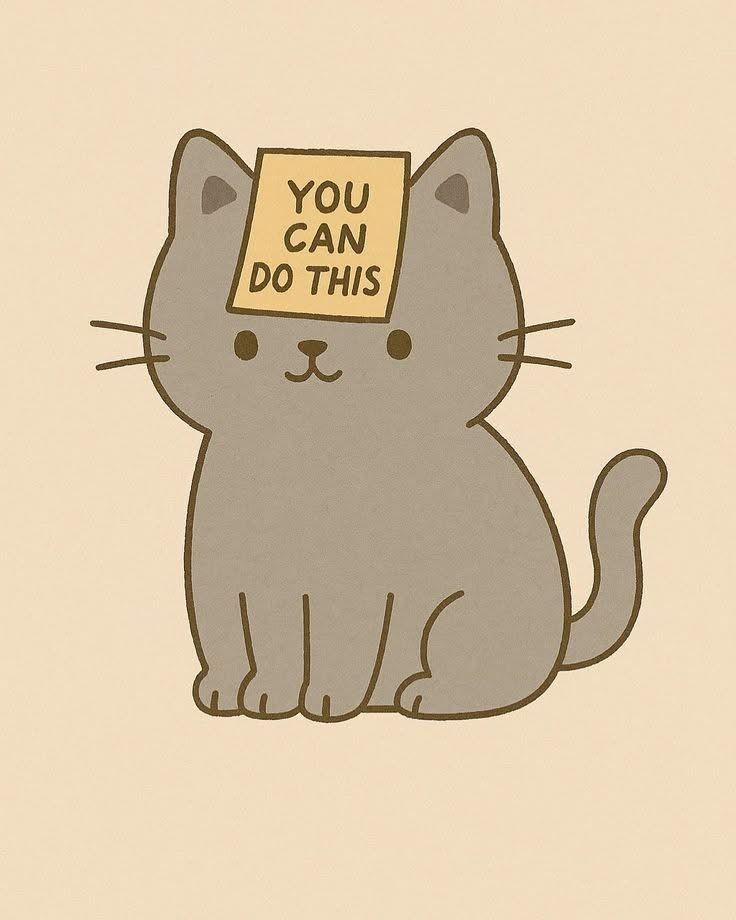
#> input picture slika.jpg, 736 x 920 px
$ python test.py
#> lines starting #> are read from the running program, lines starting #| are printed output that depends on the picture
### uvod_opencv.py
import numpy as np
#Napiši funkcijo, ki NE vrača podslik, ampak samo koliko podslik nastane
def razrezi_sliko(slika: np.ndarray, sirina_ps: int, visina_ps: int):
    podSlike = []
    visina = slika.shape[0]
    sirina = slika.shape[1]

    for y in range (0, visina, visina_ps):
        for x in range (0, sirina, sirina_ps):
            podslika = slika[y:y+visina_ps, x:x+sirina_ps]
            podSlike.append(podslika)
    return podSlike


def povecaj_za_faktor_2(slika: np.ndarray) -> np.ndarray:
    visina, sirina = slika.shape[:2]

    if len(slika.shape) == 3:
        nova_slika = np.zeros((visina*2, sirina*2, slika.shape[2]), dtype=slika.dtype)
    else:
        nova_slika = np.zeros((visina*2, sirina*2), dtype=slika.dtype)

    for i in range(visina):
        for j in range(sirina):

            nova_slika[2*i, 2*j] = slika[i, j]
            nova_slika[2*i+1, 2*j] = slika[i, j]
            nova_slika[2*i, 2*j+1] = slika[i, j]
            nova_slika[2*i+1, 2*j+1] = slika[i, j]

    return nova_slika

def zmanjsaj_za_faktor_2(slika: np.ndarray) -> np.ndarray:
    visina, sirina = slika.shape[:2]

    if visina % 2 != 0:
        slika = slika[1:, :]
        visina -= 1

    if sirina % 2 != 0:
        slika = slika[:, 1:]
        sirina -= 1

    nova_visina = visina // 2
    nova_sirina = sirina // 2

    if len(slika.shape) == 3:
        nova = np.zeros((nova_visina, nova_sirina, slika.shape[2]), dtype=slika.dtype)
    else:
        nova = np.zeros((nova_visina, nova_sirina), dtype=slika.dtype)

    for i in range(nova_visina):
        for j in range(nova_sirina):

            blok = slika[2*i:2*i+2, 2*j:2*j+2]

            nova[i, j] = blok.mean(axis=(0,1))

    return nova

def prestej_piksle_z_barvo(slika: np.ndarray,
                           spodnja_meja: tuple[int,int,int],
                           zgornje_meja: tuple[int,int,int]) -> int:

    visina, sirina = slika.shape[:2]
    stevec = 0

    for i in range(visina):
        for j in range(sirina):

            piksel = slika[i, j]
            if (spodnja_meja[0] <= piksel[0] <= zgornje_meja[0] and
                spodnja_meja[1] <= piksel[1] <= zgornje_meja[1] and
                spodnja_meja[2] <= piksel[2] <= zgornje_meja[2]):

                stevec += 1

    return stevec

def zrcali_sliko_vertikalno(slika: np.ndarray, ROI: str) -> np.ndarray:
    visina, sirina = slika.shape[:2]
    pol_visine = visina // 2
    pol_sirine = sirina // 2

    nova = slika.copy()

    if ROI == "ZL":
        for i in range(pol_visine):
            for j in range(pol_sirine):
                nova[i, j] = slika[i, pol_sirine - j - 1]

    elif ROI == "ZD":
        for i in range(pol_visine):
            for j in range(pol_sirine, sirina):
                nova[i, j] = slika[i, sirina - (j - pol_sirine) - 1]

    elif ROI == "SL":
        for i in range(pol_visine, visina):
            for j in range(pol_sirine):
                nova[i, j] = slika[i, pol_sirine - j - 1]

    elif ROI == "SD":
        for i in range(pol_visine, visina):
            for j in range(pol_sirine, sirina):
                nova[i, j] = slika[i, sirina - (j - pol_sirine) - 1]

    return nova

### test.py
import uvod_opencv
import cv2 as cv
import numpy as np

slika = cv.imread("slika.jpg")
#> slika is the input picture: shape (920, 736, 3); mean B, G, R 169.8, 198.8, 217.6

if slika is None:
    print("Slika ni najdena!")
    exit()

slika = slika.astype(np.float32) / 255

povecana = uvod_opencv.povecaj_za_faktor_2(slika)
zmanjsana = uvod_opencv.zmanjsaj_za_faktor_2(slika)
podslike = uvod_opencv.razrezi_sliko(slika, 100, 100)
#> after the loop in razrezi_sliko, `for y in range (0, visina, visina_ps):`: podSlike = 80 items
#> podslike = 80 items
stevilo = uvod_opencv.prestej_piksle_z_barvo(slika, (0,0,0), (1,1,1))
#> after the loop in prestej_piksle_z_barvo, `for i in range(visina):`: stevec = 677120
#> stevilo = 677120
zrcaljena = uvod_opencv.zrcali_sliko_vertikalno(slika, "ZL")
#> after the loop in zrcali_sliko_vertikalno, `for i in range(pol_visine):`:
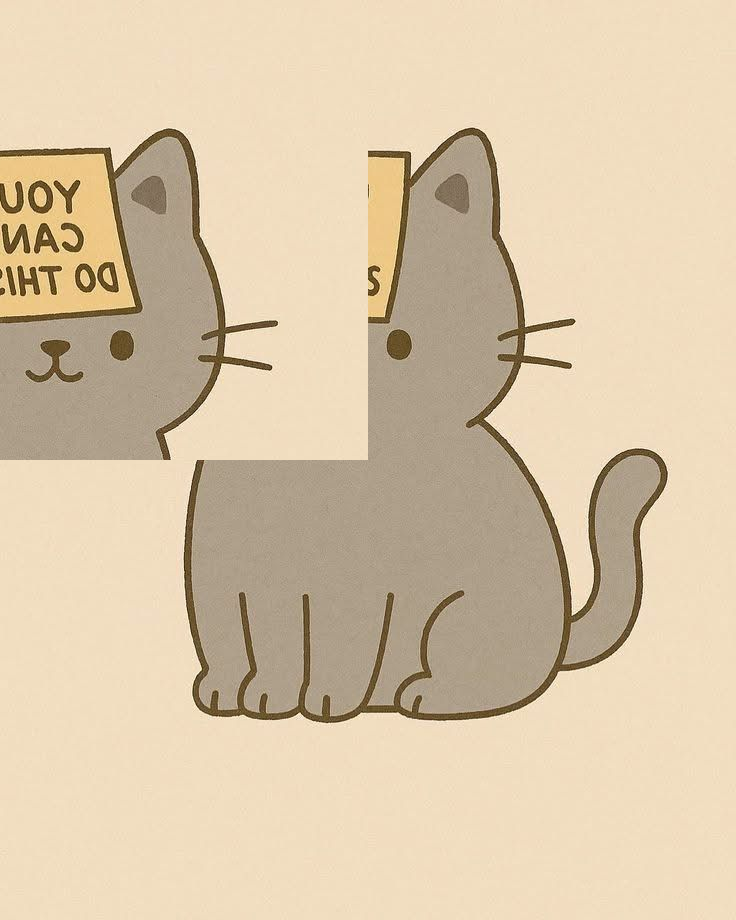
#> nova: shape (920, 736, 3) float32; mean B, G, R 0.665, 0.781, 0.851

print("Vse funkcije delujejo brez crasha")
